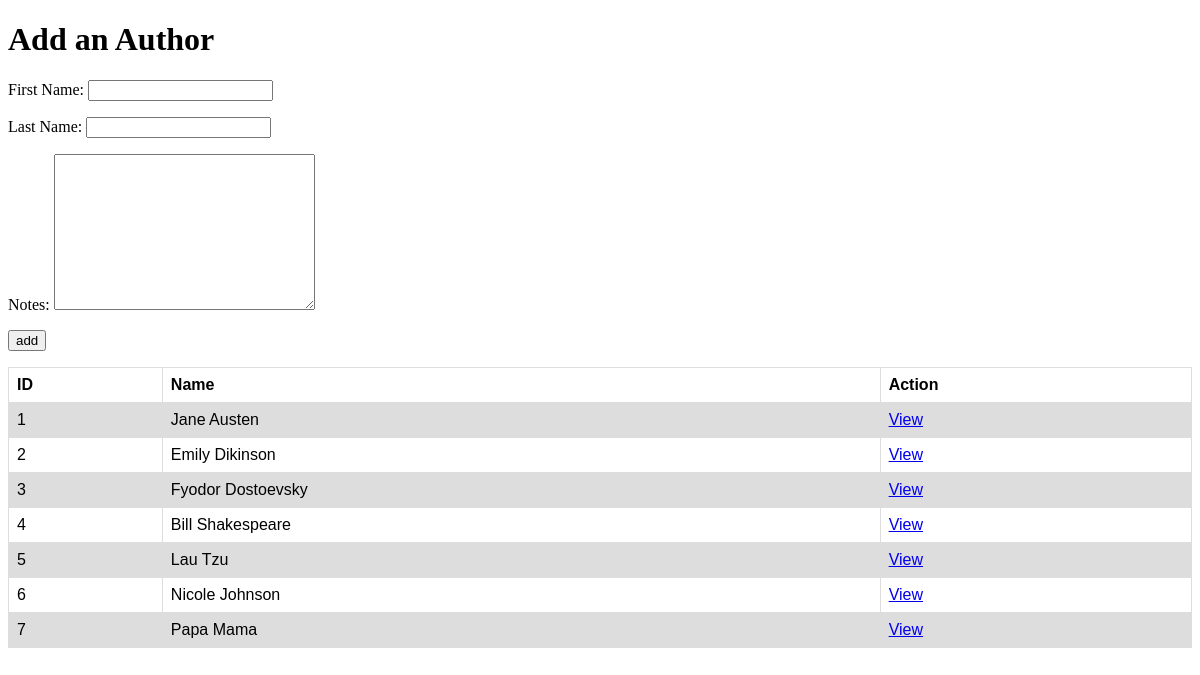
The app's page /authors with its own data.
### books_authors_app/models.py (models this page shows, shortened)
class Author(models.Model):
    first_name = models.CharField(max_length=255)
    last_name = models.CharField(max_length=255)
    notes = models.TextField(null=True)
    booksWritten = models.ManyToManyField(Book, related_name='authors')
    created_at = models.DateTimeField(auto_now_add=True)
    updated_at = models.DateTimeField(auto_now=True)

### books_authors_app/views.py (the view)
# urls.py: path('authors', views.authors),
def authors(request):
    context = {
        'authorsFromDB': Author.objects.all()
    }
    return render(request, 'authorsTemplate.html', context)

### books_authors_app/templates/authorsTemplate.html (shortened to what this page needs)
<!DOCTYPE html>
<html lang="en">
<head>
</head>
<body>
    <h1>Add an Author</h1>
    <form action="/authors/createAuthor" method="post">
        <p>First Name: <input type="text" name="fnFromHtml" id=""></p>
        <p>Last Name: <input type="text" name="lnFromHtml" id=""></p>
        <p>Notes: <textarea name="noteFromHtml" id="" cols="30" rows="10"></textarea></p>
        <p><input type="submit" value="add"><p>
    </form>
    <table>
        <tr>
            <th>ID</th>
            <th>Name</th>
            <th>Action</th>
        </tr>
        {% for authorObj in authorsFromDB %}
        <tr>
            <td>{{authorObj.id}}</td>
            <td>{{authorObj.first_name}} {{authorObj.last_name}}</td>
            <td><a href="/authors/{{authorObj.id}}">View</a></td>
        </tr>
        {% endfor %}
</body>
</html>

### books_authors_app/templates/authorsTemplate.html (style rules this page uses)
table { font-family: arial, sans-serif; border-collapse: collapse; width: 100%; }
td, th { border: 1px solid #dddddd; text-align: left; padding: 8px; }
tr:nth-child(even) { background-color: #dddddd; }

### records on screen
Author: id "1", first_name "Jane", last_name "Austen"
Author: id "2", first_name "Emily", last_name "Dikinson"
Author: id "3", first_name "Fyodor", last_name "Dostoevsky"
Author: id "4", first_name "Bill", last_name "Shakespeare"
Author: id "5", first_name "Lau", last_name "Tzu"
Author: id "6", first_name "Nicole", last_name "Johnson"
Author: id "7", first_name "Papa", last_name "Mama"
